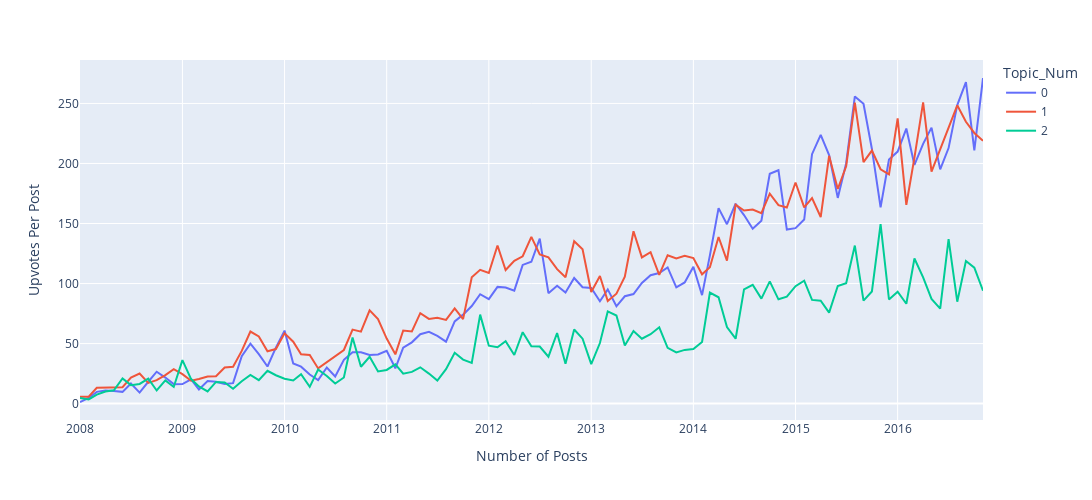

Notebook code for this chart:
### Markdown cell above
### Number of upvotes per post over the year (to view the average reaction to the different types of new over time)

### Code cell
px.line(upvotes_per_post, x='date_created', y='Upvotes_Per_Post', color='Topic_Num',
        labels={'Upvotes_Per_Post': 'Upvotes Per Post', 'date_created':'Number of Posts'}, height=500, width=1200)
